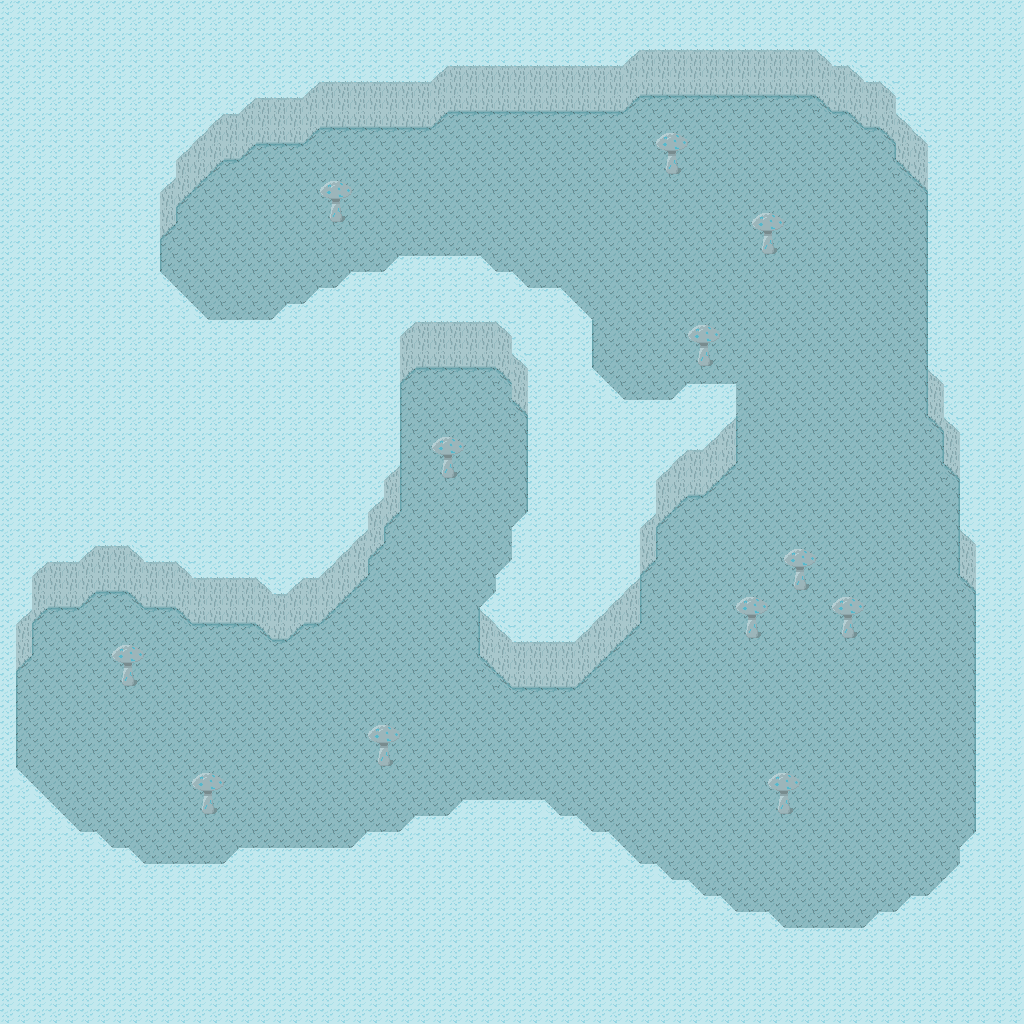

A 2D game scene composited from a Tiled map and its tileset images. What follows is a short description and the map's XML, with each tile layer's data collapsed to a summary:
An orthogonal 64x64 tile map with 16x16 px tiles, 3 tile layers (Tile Layer 1, Middle, Trees).

<map version="1.5" tiledversion="1.7.2" orientation="orthogonal" renderorder="right-down" width="64" height="64" tilewidth="16" tileheight="16" infinite="0" nextlayerid="4" nextobjectid="1">
 <properties>
  <property name="tint" type="color" value="#ff183468" />
  <property name="tintAlpha" type="float" value="0.25" />
  <property name="walkableBackground" type="bool" value="true" />
 </properties>
 <tileset firstgid="1" source="mushroom_world.tsx" />
 <layer id="1" name="Tile Layer 1" width="64" height="64">
  <data>[4096 cells, 2973 non-empty, 12 distinct tile ids]</data>
 </layer>
 <layer id="3" name="Middle" width="64" height="64">
  <data>[4096 cells, 1372 non-empty, 10 distinct tile ids]</data>
 </layer>
 <layer id="2" name="Trees" width="64" height="64">
  <properties>
   <property name="abovePlayer" type="bool" value="true" />
  </properties>
  <data>[4096 cells, 301 non-empty, 10 distinct tile ids]</data>
 </layer>
</map>
